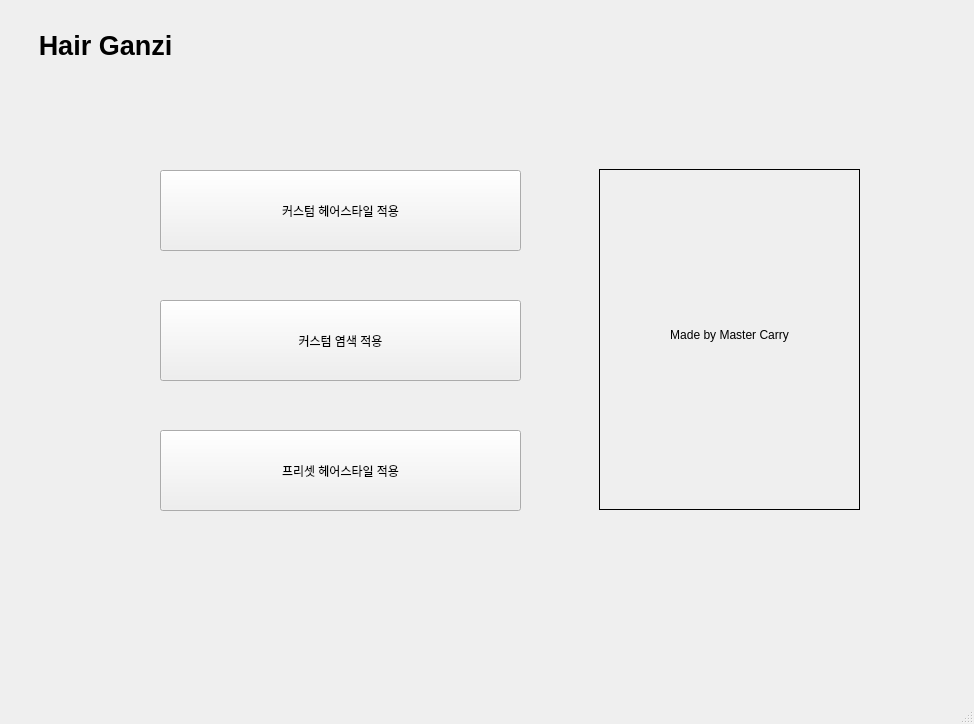
<?xml version="1.0" encoding="UTF-8"?>
<ui version="4.0">
 <class>MainWindow</class>
 <widget class="QMainWindow" name="MainWindow">
  <property name="geometry">
   <rect>
    <x>0</x>
    <y>0</y>
    <width>974</width>
    <height>724</height>
   </rect>
  </property>
  <property name="windowTitle">
   <string>MainWindow</string>
  </property>
  <widget class="QWidget" name="centralwidget">
   <widget class="QPushButton" name="custom_hair">
    <property name="geometry">
     <rect>
      <x>160</x>
      <y>170</y>
      <width>361</width>
      <height>81</height>
     </rect>
    </property>
    <property name="text">
     <string>커스텀 헤어스타일 적용</string>
    </property>
   </widget>
   <widget class="QPushButton" name="custom_dye">
    <property name="geometry">
     <rect>
      <x>160</x>
      <y>300</y>
      <width>361</width>
      <height>81</height>
     </rect>
    </property>
    <property name="text">
     <string>커스텀 염색 적용</string>
    </property>
   </widget>
   <widget class="QPushButton" name="preset">
    <property name="geometry">
     <rect>
      <x>160</x>
      <y>430</y>
      <width>361</width>
      <height>81</height>
     </rect>
    </property>
    <property name="text">
     <string>프리셋 헤어스타일 적용</string>
    </property>
   </widget>
   <widget class="QFrame" name="img_review">
    <property name="geometry">
     <rect>
      <x>599</x>
      <y>169</y>
      <width>261</width>
      <height>341</height>
     </rect>
    </property>
    <property name="autoFillBackground">
     <bool>false</bool>
    </property>
    <property name="frameShape">
     <enum>QFrame::Box</enum>
    </property>
    <widget class="QLabel" name="label">
     <property name="geometry">
      <rect>
       <x>60</x>
       <y>150</y>
       <width>141</width>
       <height>31</height>
      </rect>
     </property>
     <property name="text">
      <string>Made by Master Carry</string>
     </property>
     <property name="alignment">
      <set>Qt::AlignCenter</set>
     </property>
    </widget>
   </widget>
   <widget class="QLabel" name="label_2">
    <property name="geometry">
     <rect>
      <x>20</x>
      <y>20</y>
      <width>171</width>
      <height>51</height>
     </rect>
    </property>
    <property name="font">
     <font>
      <family>Arial</family>
      <pointsize>20</pointsize>
      <weight>75</weight>
      <bold>true</bold>
     </font>
    </property>
    <property name="text">
     <string>Hair Ganzi</string>
    </property>
    <property name="alignment">
     <set>Qt::AlignCenter</set>
    </property>
   </widget>
  </widget>
  <widget class="QMenuBar" name="menubar">
   <property name="geometry">
    <rect>
     <x>0</x>
     <y>0</y>
     <width>974</width>
     <height>21</height>
    </rect>
   </property>
  </widget>
  <widget class="QStatusBar" name="statusbar"/>
 </widget>
 <resources/>
 <connections/>
</ui>
